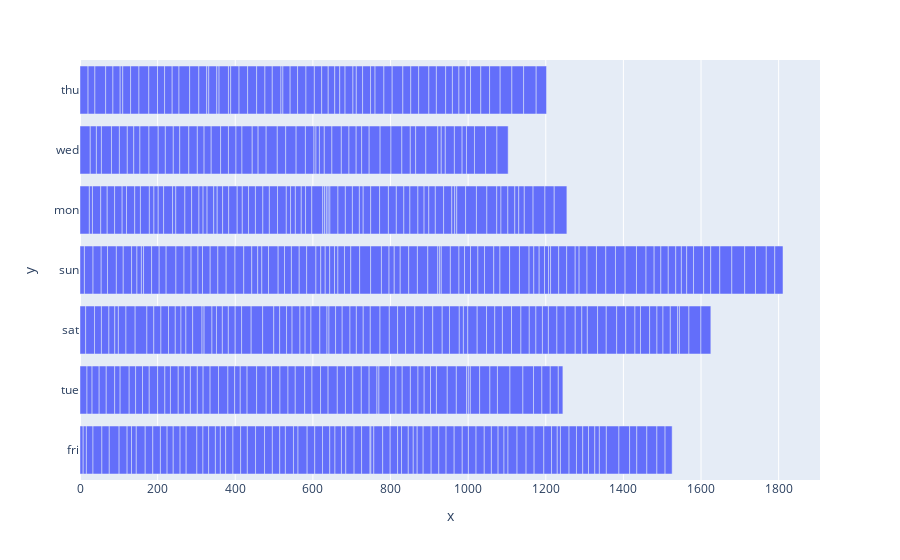

This figure's notebook cell:
### Code cell
import plotly.express as px


fig = px.bar(x=fire["temp"], y=fire["day"])
fig.show()

### Figure 1 — Plotly figure (JSON) as saved in the notebook; plotly's stock layout.template omitted (floating-point values rounded to 4 significant figures; data arrays with more than 128 entries replaced by an {"elided": "..."} marker saying what was removed)
{"data": [{"alignmentgroup": "True", "hovertemplate": "x=%{x}<br>y=%{y}<extra></extra>", "legendgroup": "", "marker": {"color": "#636efa", "pattern": {"shape": ""}}, "name": "", "offsetgroup": "", "orientation": "h", "showlegend": false, "textposition": "auto", "type": "bar", "x": {"elided": "517 float values"}, "xaxis": "x", "y": {"elided": "517 str values"}, "yaxis": "y"}], "layout": {"barmode": "relative", "legend": {"tracegroupgap": 0}, "margin": {"t": 60}, "xaxis": {"anchor": "y", "domain": [0, 1], "title": {"text": "x"}}, "yaxis": {"anchor": "x", "domain": [0, 1], "title": {"text": "y"}}}}
